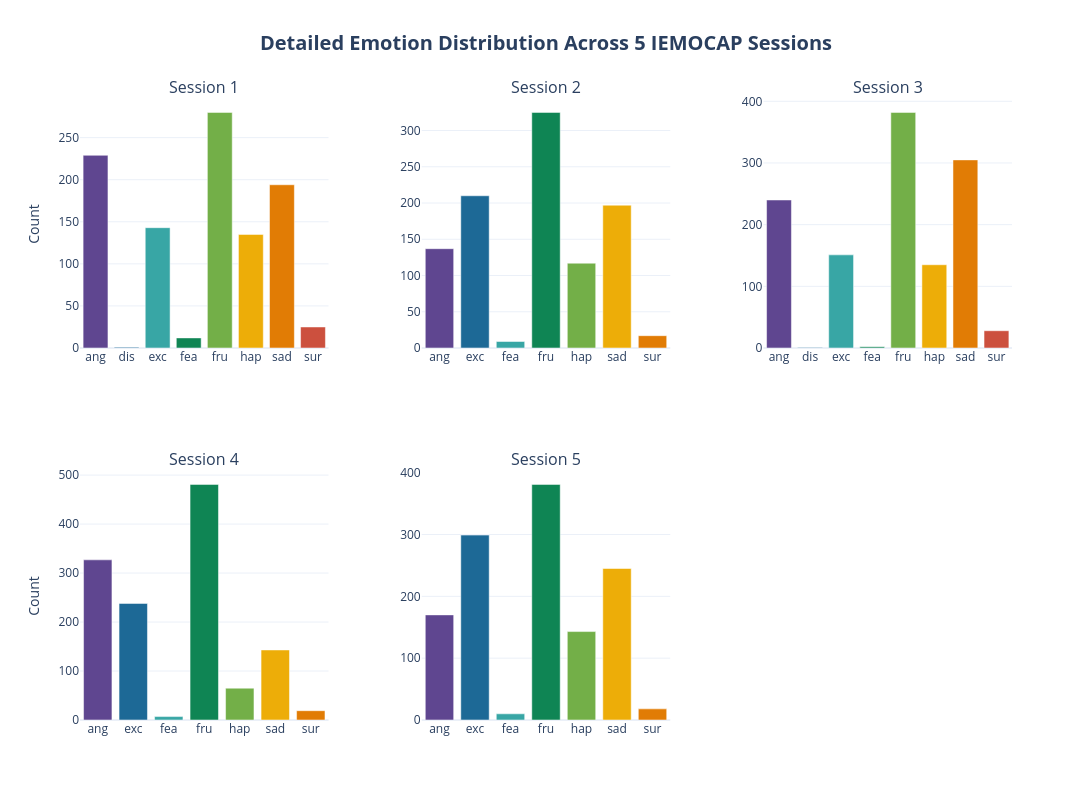

The cell this chart's notebook holds for it:
### Markdown cell above
### Step 1.2: Session-wise Emotion Distribution
*Visualizes the distribution of the 8 target emotions across all 5 recording sessions.*

### Code cell
# Filter specific emotions
target_emotions = ['ang', 'sad', 'hap', 'exc', 'fea', 'fru', 'sur', 'dis']
colors = px.colors.qualitative.Prism

fig = make_subplots(
    rows=2, cols=3, 
    subplot_titles=(
        "Session 1", "Session 2", "Session 3", 
        "Session 4", "Session 5"
    ),
    specs=[[{}, {}, {}], [{}, {}, None]],
    horizontal_spacing=0.1, vertical_spacing=0.2
)

for session_num in range(1, 6):
    session_df = df[(df['Session'] == session_num) & (df['Raw_Emotion'].isin(target_emotions))]
    emotion_counts = session_df['Raw_Emotion'].value_counts().reset_index()
    emotion_counts.columns = ['Emotion', 'Count']
    emotion_counts = emotion_counts.sort_values(by='Emotion')

    row = (session_num - 1) // 3 + 1
    col = (session_num - 1) % 3 + 1

    fig.add_trace(
        go.Bar(
            x=emotion_counts['Emotion'], y=emotion_counts['Count'],
            marker_color=colors[:len(emotion_counts)], 
            showlegend=False,
            hovertemplate="<b>%{x}</b>: %{y} utterances<extra></extra>"
        ),
        row=row, col=col
    )

fig.update_layout(
    title_text="<b>Detailed Emotion Distribution Across 5 IEMOCAP Sessions</b>",
    title_font_size=20, title_x=0.5, height=800, width=1100, template="plotly_white"
)
fig.update_yaxes(title_text="Count", row=1, col=1)
fig.update_yaxes(title_text="Count", row=2, col=1)
fig.show()

### Figure 1 — Plotly figure (JSON) as saved in the notebook; plotly's stock layout.template omitted (floating-point values rounded to 4 significant figures)
{"data": [{"hovertemplate": "<b>%{x}</b>: %{y} utterances<extra></extra>", "marker": {"color": ["rgb(95, 70, 144)", "rgb(29, 105, 150)", "rgb(56, 166, 165)", "rgb(15, 133, 84)", "rgb(115, 175, 72)", "rgb(237, 173, 8)", "rgb(225, 124, 5)", "rgb(204, 80, 62)"]}, "showlegend": false, "type": "bar", "x": ["ang", "dis", "exc", "fea", "fru", "hap", "sad", "sur"], "xaxis": "x", "y": [229, 1, 143, 12, 280, 135, 194, 25], "yaxis": "y"}, {"hovertemplate": "<b>%{x}</b>: %{y} utterances<extra></extra>", "marker": {"color": ["rgb(95, 70, 144)", "rgb(29, 105, 150)", "rgb(56, 166, 165)", "rgb(15, 133, 84)", "rgb(115, 175, 72)", "rgb(237, 173, 8)", "rgb(225, 124, 5)"]}, "showlegend": false, "type": "bar", "x": ["ang", "exc", "fea", "fru", "hap", "sad", "sur"], "xaxis": "x2", "y": [137, 210, 9, 325, 117, 197, 17], "yaxis": "y2"}, {"hovertemplate": "<b>%{x}</b>: %{y} utterances<extra></extra>", "marker": {"color": ["rgb(95, 70, 144)", "rgb(29, 105, 150)", "rgb(56, 166, 165)", "rgb(15, 133, 84)", "rgb(115, 175, 72)", "rgb(237, 173, 8)", "rgb(225, 124, 5)", "rgb(204, 80, 62)"]}, "showlegend": false, "type": "bar", "x": ["ang", "dis", "exc", "fea", "fru", "hap", "sad", "sur"], "xaxis": "x3", "y": [240, 1, 151, 2, 382, 135, 305, 28], "yaxis": "y3"}, {"hovertemplate": "<b>%{x}</b>: %{y} utterances<extra></extra>", "marker": {"color": ["rgb(95, 70, 144)", "rgb(29, 105, 150)", "rgb(56, 166, 165)", "rgb(15, 133, 84)", "rgb(115, 175, 72)", "rgb(237, 173, 8)", "rgb(225, 124, 5)"]}, "showlegend": false, "type": "bar", "x": ["ang", "exc", "fea", "fru", "hap", "sad", "sur"], "xaxis": "x4", "y": [327, 238, 7, 481, 65, 143, 19], "yaxis": "y4"}, {"hovertemplate": "<b>%{x}</b>: %{y} utterances<extra></extra>", "marker": {"color": ["rgb(95, 70, 144)", "rgb(29, 105, 150)", "rgb(56, 166, 165)", "rgb(15, 133, 84)", "rgb(115, 175, 72)", "rgb(237, 173, 8)", "rgb(225, 124, 5)"]}, "showlegend": false, "type": "bar", "x": ["ang", "exc", "fea", "fru", "hap", "sad", "sur"], "xaxis": "x5", "y": [170, 299, 10, 381, 143, 245, 18], "yaxis": "y5"}], "layout": {"annotations": [{"font": {"size": 16}, "showarrow": false, "text": "Session 1", "x": 0.1333, "xanchor": "center", "xref": "paper", "y": 1, "yanchor": "bottom", "yref": "paper"}, {"font": {"size": 16}, "showarrow": false, "text": "Session 2", "x": 0.5, "xanchor": "center", "xref": "paper", "y": 1, "yanchor": "bottom", "yref": "paper"}, {"font": {"size": 16}, "showarrow": false, "text": "Session 3", "x": 0.8667, "xanchor": "center", "xref": "paper", "y": 1, "yanchor": "bottom", "yref": "paper"}, {"font": {"size": 16}, "showarrow": false, "text": "Session 4", "x": 0.1333, "xanchor": "center", "xref": "paper", "y": 0.4, "yanchor": "bottom", "yref": "paper"}, {"font": {"size": 16}, "showarrow": false, "text": "Session 5", "x": 0.5, "xanchor": "center", "xref": "paper", "y": 0.4, "yanchor": "bottom", "yref": "paper"}], "height": 800, "title": {"font": {"size": 20}, "text": "<b>Detailed Emotion Distribution Across 5 IEMOCAP Sessions</b>", "x": 0.5}, "width": 1100, "xaxis": {"anchor": "y", "domain": [0, 0.2667]}, "xaxis2": {"anchor": "y2", "domain": [0.3667, 0.6333]}, "xaxis3": {"anchor": "y3", "domain": [0.7333, 1]}, "xaxis4": {"anchor": "y4", "domain": [0, 0.2667]}, "xaxis5": {"anchor": "y5", "domain": [0.3667, 0.6333]}, "yaxis": {"anchor": "x", "domain": [0.6, 1], "title": {"text": "Count"}}, "yaxis2": {"anchor": "x2", "domain": [0.6, 1]}, "yaxis3": {"anchor": "x3", "domain": [0.6, 1]}, "yaxis4": {"anchor": "x4", "domain": [0, 0.4], "title": {"text": "Count"}}, "yaxis5": {"anchor": "x5", "domain": [0, 0.4]}}}
